Frame 1 (no input): blank canvas, image omitted
Frame 60 (the mouse pressed at the canvas centre just before this capture): blank canvas, image omitted
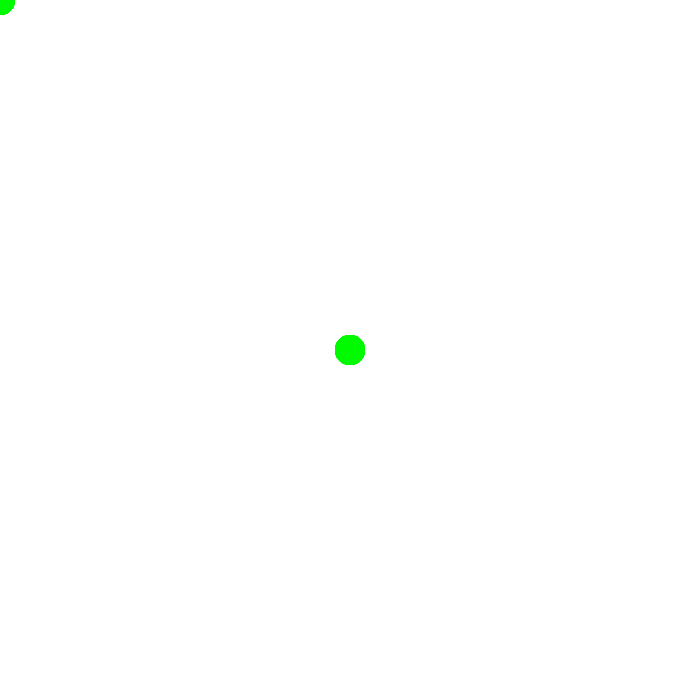
Frame 120 (the mouse held since frame 60 and released just before this capture)

The Processing sketch whose frames 1 and 60 were blank and that drew this single picture after the mouse press (run headless with seeded random() and noise(); from frame 60 on, the mouse is pressed at the canvas centre):

// Processing sketch: processing_125947
// ── processing_125947.pde

void setup() {
    background(255);
    size(700,700);
    }
void draw() {
    noStroke();
    fill(0,250,0);
    ellipse(mouseX,mouseY,30,30);
        }
        
